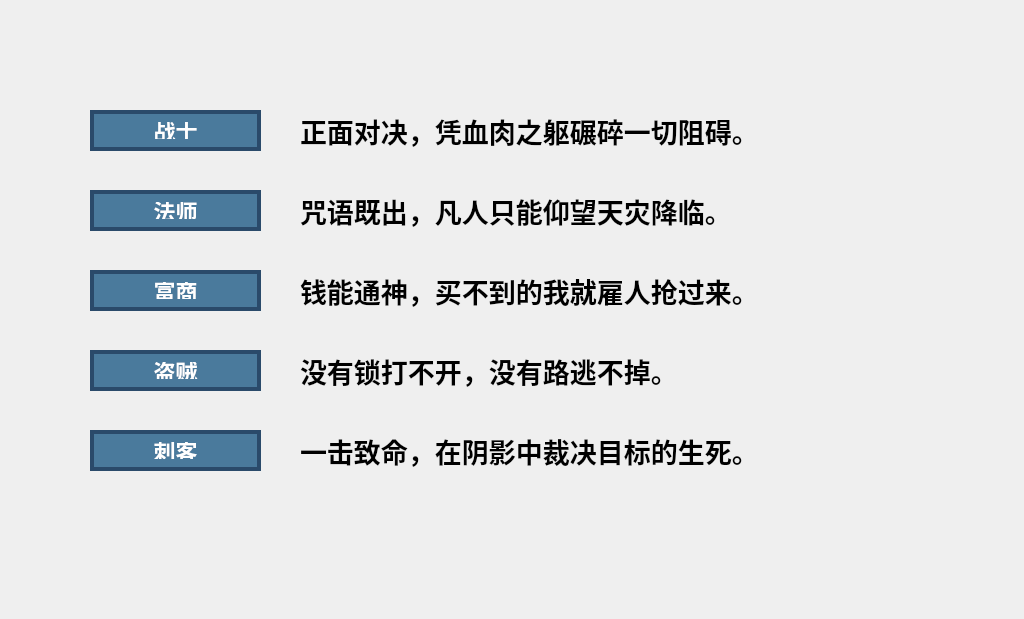
<?xml version="1.0" encoding="UTF-8"?>
<ui version="4.0">
 <class>character</class>
 <widget class="QDialog" name="character">
  <property name="geometry">
   <rect>
    <x>0</x>
    <y>0</y>
    <width>1024</width>
    <height>619</height>
   </rect>
  </property>
  <property name="font">
   <font>
    <family>楷体</family>
    <pointsize>20</pointsize>
   </font>
  </property>
  <property name="windowTitle">
   <string>Dialog</string>
  </property>
  <property name="styleSheet">
   <string notr="true"/>
  </property>
  <widget class="QLabel" name="label5">
   <property name="geometry">
    <rect>
     <x>300</x>
     <y>430</y>
     <width>600</width>
     <height>41</height>
    </rect>
   </property>
   <property name="font">
    <font>
     <family>楷体</family>
     <pointsize>20</pointsize>
     <bold>true</bold>
    </font>
   </property>
   <property name="styleSheet">
    <string notr="true">QLabel {
	rgb(123, 0, 0)
    font-family: 楷体;
    font-weight: bold;
}</string>
   </property>
   <property name="text">
    <string>一击致命，在阴影中裁决目标的生死。</string>
   </property>
  </widget>
  <widget class="QPushButton" name="character_button5">
   <property name="geometry">
    <rect>
     <x>90</x>
     <y>430</y>
     <width>171</width>
     <height>41</height>
    </rect>
   </property>
   <property name="font">
    <font>
     <family>楷体</family>
     <pointsize>-1</pointsize>
     <bold>true</bold>
    </font>
   </property>
   <property name="styleSheet">
    <string notr="true">QPushButton {
    background-color: #4a7a9c;
    color: #ffffff;
    font-family: 楷体;
    font-size: 22px;
    font-weight: bold;
    border: 4px solid #2a4a6a;
    border-radius: 0px;
    padding: 8px 20px;
}

QPushButton:hover {
    background-color: #5a8aac;
    border-color: #3a5a7a;
}

QPushButton:pressed {
    background-color: #2a5a7a;
    border-color: #1a3a5a;
}</string>
   </property>
   <property name="text">
    <string>刺客</string>
   </property>
  </widget>
  <widget class="QPushButton" name="character_button4">
   <property name="geometry">
    <rect>
     <x>90</x>
     <y>350</y>
     <width>171</width>
     <height>41</height>
    </rect>
   </property>
   <property name="font">
    <font>
     <family>楷体</family>
     <pointsize>-1</pointsize>
     <bold>true</bold>
    </font>
   </property>
   <property name="styleSheet">
    <string notr="true">QPushButton {
    background-color: #4a7a9c;
    color: #ffffff;
    font-family: 楷体;
    font-size: 22px;
    font-weight: bold;
    border: 4px solid #2a4a6a;
    border-radius: 0px;
    padding: 8px 20px;
}

QPushButton:hover {
    background-color: #5a8aac;
    border-color: #3a5a7a;
}

QPushButton:pressed {
    background-color: #2a5a7a;
    border-color: #1a3a5a;
}</string>
   </property>
   <property name="text">
    <string>盗贼</string>
   </property>
  </widget>
  <widget class="QLabel" name="label1">
   <property name="geometry">
    <rect>
     <x>300</x>
     <y>110</y>
     <width>600</width>
     <height>41</height>
    </rect>
   </property>
   <property name="font">
    <font>
     <family>楷体</family>
     <pointsize>20</pointsize>
     <bold>true</bold>
    </font>
   </property>
   <property name="styleSheet">
    <string notr="true">QLabel {
	rgb(123, 0, 0)
    font-family: 楷体;
    font-weight: bold;
}</string>
   </property>
   <property name="text">
    <string>正面对决，凭血肉之躯碾碎一切阻碍。</string>
   </property>
  </widget>
  <widget class="QLabel" name="label2">
   <property name="geometry">
    <rect>
     <x>300</x>
     <y>190</y>
     <width>600</width>
     <height>41</height>
    </rect>
   </property>
   <property name="font">
    <font>
     <family>楷体</family>
     <pointsize>20</pointsize>
     <bold>true</bold>
    </font>
   </property>
   <property name="styleSheet">
    <string notr="true">QLabel {
	rgb(130, 0, 0)
    font-family: 楷体;
    font-weight: bold;
}</string>
   </property>
   <property name="text">
    <string>咒语既出，凡人只能仰望天灾降临。</string>
   </property>
  </widget>
  <widget class="QPushButton" name="character_button2">
   <property name="geometry">
    <rect>
     <x>90</x>
     <y>190</y>
     <width>171</width>
     <height>41</height>
    </rect>
   </property>
   <property name="font">
    <font>
     <family>楷体</family>
     <pointsize>-1</pointsize>
     <bold>true</bold>
    </font>
   </property>
   <property name="styleSheet">
    <string notr="true">QPushButton {
    background-color: #4a7a9c;
    color: #ffffff;
    font-family: 楷体;
    font-size: 22px;
    font-weight: bold;
    border: 4px solid #2a4a6a;
    border-radius: 0px;
    padding: 8px 20px;
}

QPushButton:hover {
    background-color: #5a8aac;
    border-color: #3a5a7a;
}

QPushButton:pressed {
    background-color: #2a5a7a;
    border-color: #1a3a5a;
}</string>
   </property>
   <property name="text">
    <string>法师</string>
   </property>
  </widget>
  <widget class="QPushButton" name="character_button1">
   <property name="geometry">
    <rect>
     <x>90</x>
     <y>110</y>
     <width>171</width>
     <height>41</height>
    </rect>
   </property>
   <property name="font">
    <font>
     <family>楷体</family>
     <pointsize>-1</pointsize>
     <bold>true</bold>
    </font>
   </property>
   <property name="styleSheet">
    <string notr="true">QPushButton {
    background-color: #4a7a9c;
    color: #ffffff;
    font-family: 楷体;
    font-size: 22px;
    font-weight: bold;
    border: 4px solid #2a4a6a;
    border-radius: 0px;
    padding: 8px 20px;
}

QPushButton:hover {
    background-color: #5a8aac;
    border-color: #3a5a7a;
}

QPushButton:pressed {
    background-color: #2a5a7a;
    border-color: #1a3a5a;
}</string>
   </property>
   <property name="text">
    <string>战士</string>
   </property>
  </widget>
  <widget class="QPushButton" name="character_button3">
   <property name="geometry">
    <rect>
     <x>90</x>
     <y>270</y>
     <width>171</width>
     <height>41</height>
    </rect>
   </property>
   <property name="font">
    <font>
     <family>楷体</family>
     <pointsize>-1</pointsize>
     <bold>true</bold>
    </font>
   </property>
   <property name="styleSheet">
    <string notr="true">QPushButton {
    background-color: #4a7a9c;
    color: #ffffff;
    font-family: 楷体;
    font-size: 22px;
    font-weight: bold;
    border: 4px solid #2a4a6a;
    border-radius: 0px;
    padding: 8px 20px;
}

QPushButton:hover {
    background-color: #5a8aac;
    border-color: #3a5a7a;
}

QPushButton:pressed {
    background-color: #2a5a7a;
    border-color: #1a3a5a;
}</string>
   </property>
   <property name="text">
    <string>富商</string>
   </property>
  </widget>
  <widget class="QLabel" name="label4">
   <property name="geometry">
    <rect>
     <x>300</x>
     <y>350</y>
     <width>600</width>
     <height>41</height>
    </rect>
   </property>
   <property name="font">
    <font>
     <family>楷体</family>
     <pointsize>20</pointsize>
     <bold>true</bold>
    </font>
   </property>
   <property name="styleSheet">
    <string notr="true">QLabel {
	rgb(123, 0, 0)
    font-family: 楷体;
    font-weight: bold;
}</string>
   </property>
   <property name="text">
    <string>没有锁打不开，没有路逃不掉。</string>
   </property>
  </widget>
  <widget class="QLabel" name="label3">
   <property name="geometry">
    <rect>
     <x>300</x>
     <y>270</y>
     <width>600</width>
     <height>41</height>
    </rect>
   </property>
   <property name="font">
    <font>
     <family>楷体</family>
     <pointsize>20</pointsize>
     <bold>true</bold>
    </font>
   </property>
   <property name="styleSheet">
    <string notr="true">QLabel {
	rgb(123, 0, 0)
    font-family: 楷体;
    font-weight: bold;
}</string>
   </property>
   <property name="text">
    <string>钱能通神，买不到的我就雇人抢过来。</string>
   </property>
  </widget>
 </widget>
 <resources/>
 <connections/>
</ui>
